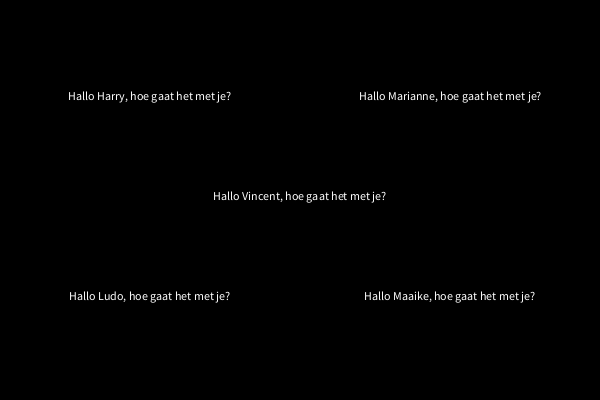
Frame 1 (no input)
Frame 60 (the mouse pressed at the canvas centre just before this capture): identical to frame 1, image omitted
Frame 120 (the mouse held since frame 60 and released just before this capture): identical to frame 1, image omitted

The Processing sketch that drew this single still picture (run headless with seeded random() and noise(); from frame 60 on, the mouse is pressed at the canvas centre):

// Processing sketch: Oefenopdracht_4_2
// ── Oefenopdracht_4_2.pde
float xKwadrant14 = 0;
float xKwadrant23 = 0;
float yKwadrant12 = 0;
float yKwadrant34 = 0;

float helftBreedte = 0;
float helftHoogte = 0;

void setup() {  
  size(600, 400);
  background(0);
  textAlign(CENTER);
  
  helftBreedte = width / 2;
  helftHoogte = height / 2;
  
  xKwadrant14 = helftBreedte * 1.5;
  xKwadrant23 = helftBreedte / 2;
  yKwadrant12 = helftHoogte / 2;
  yKwadrant34 = helftHoogte * 1.5;
   
}

void draw() {
  background(0);
  tekenBegroeting("Harry", xKwadrant23, yKwadrant12);
  tekenBegroeting("Marianne", xKwadrant14, yKwadrant12);
  tekenBegroeting("Ludo", xKwadrant23, yKwadrant34);
  tekenBegroeting("Maaike", xKwadrant14, yKwadrant34);
  tekenBegroeting("Vincent", width/2, height/2); 
}

void tekenBegroeting(String naam, float x, float y) {
  text("Hallo "+naam+", hoe gaat het met je?", x, y);
}
